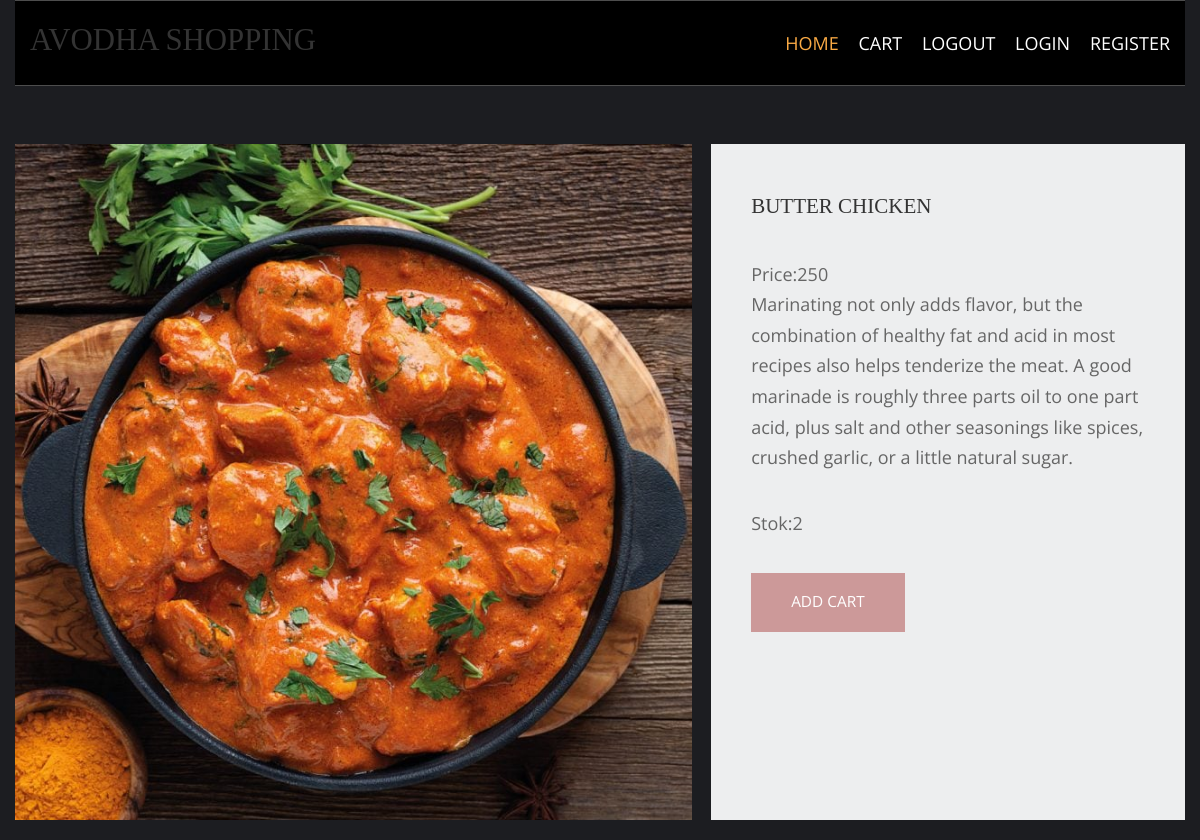
Screenshot of /chiken-recipes/butter-chicken with the database file from the repository.
### shop/models.py (models this page shows, shortened)
class products(models.Model):
    name=models.CharField(max_length=150,unique=True)
    slug=models.SlugField(max_length=150,unique=True)
    img=models.ImageField(upload_to='product')
    desc=models.TextField()
    stock=models.IntegerField()
    available=models.BooleanField()
    price=models.IntegerField()
    category=models.ForeignKey(categ,on_delete=models.CASCADE)

### shop/views.py (the view)
# urls.py: path('<slug:c_slug>/<slug:product_slug>',views.prodDetails,name='details'),
def prodDetails(request,c_slug,product_slug):
    try:
        prod=products.objects.get(category__slug=c_slug,slug=product_slug)
    except Exception as e:
        raise e
    return render(request,'item.html',{'pr':prod})

### templates/item.html (shortened to what this page needs)
{% extends 'base.html' %}
{% load static %}
{% block content %}
<html lang="en">
<head>
    <link href="{% static 'pr/fontawesome/css/all.min.css'%}" rel="stylesheet" />
    <link href="{% static 'pr/css/templatemo-comparto.css'%}" rel="stylesheet" />
</head>
<body>
   <br><br>
        <section class="tm-mb-1" id="about">
            <div class="tm-row tm-about-row">
                <div class="tm-section-1-l">
                    <img src="{{pr.img.url}}" alt="About image" class="tm-img-responsive">
                </div>
                <article class="tm-section-1-r tm-bg-color-8">
                    <h2 class="tm-mb-2 tm-title-color">{{pr.name}}</h2>
                    <p> Price:{{pr.price}}<br>{{pr.desc}}</p>
                    <p>Stok:{{pr.stock}}</p>
                    {% if pr.stock <= 0 %}
                    <h1 style="color:red">Sorry.No Stock Left</h1>
                    {% else %}
                    <a href="{% url 'addcart' pr.id %}" class="tm-btn tm-btn-1 tm-link-to-services">ADD CART</a>
                    {% endif %}
                </article>
            </div>
        </section>
    </body>
    </html>
{% endblock %}

### static/hm/layout/styles/layout.css (style rules this page uses)
*, *::before, *::after { transition:all .3s ease-in-out; }
body { color:#A5A6AA; background-color:#1C1D21; }
a { color:#FBAB45; }

### static/pr/css/templatemo-comparto.css (style rules this page uses)
*, *::before, *::after { box-sizing: border-box; outline: none; }
ul, h1, h2, h3, h4, p, figure { padding: 0; margin: 0; }
body { font-family: 'Open Sans', Arial, sans-serif; font-size: 18px; overflow-x: hidden; padding-left: 15px; padding-right: 15px; margin: 0; }
h2 { font-size: 1.5rem; }
a { transition: all 0.3s ease; text-decoration: none; }
p { color: #666; line-height: 1.7; margin-bottom: 35px; }
h1, h2, h3, h4, h5, h6 { color: #333; }
.tm-mb-1 { margin-bottom: 20px; }
.tm-mb-2 { margin-bottom: 40px; }
.tm-bg-color-8 { background-color: #EDEEEF; }
.tm-img-responsive { max-width: 100%; height: auto; }
.tm-section-1-l { width: 57.85%; margin-right: 1.65%; }
.tm-section-1-r { padding: 50px 40px; width: 40.5%; }
.tm-row { display: flex; }
.tm-btn { display: inline-block; padding: 15px 40px; font-size: 1.1rem; border: none; background-color: #CC9999; color: white; }
a { color: #666; }

### static/hm/layout/styles/framework.css (style rules this page uses)
html { overflow-y:scroll; overflow-x:hidden; }
html, body { margin:0; padding:0; font-size:14px; line-height:1.6em; }
*, *::before, *::after { box-sizing:border-box; }
a { outline:none; text-decoration:none; }
img { width:auto; max-width:100%; height:auto; margin:0; padding:0; border:none; line-height:normal; vertical-align:middle; }
body, input, textarea, select { font-family:Verdana, Geneva, sans-serif; }
h1, h2, h3, h4, h5, h6, .heading { font-family:Georgia, "Times New Roman", Times, serif; }
::placeholder { opacity:1; }
h1, h2, h3, h4, h5, h6, .heading { margin:0 0 20px 0; font-size:1.4rem; line-height:normal; font-weight:normal; text-transform:uppercase; }
address, article, aside, figcaption, figure, footer, header, main, nav, section { display:block; margin:0; padding:0; }

### rows the page displays
products: img (picture), name "BUTTER CHICKEN", price "250", desc "Marinating not only adds flavor, but the combination of healthy fat and acid in most recipes also helps tenderize the meat. A good marinade is roughly three parts oil to one part acid, plus salt and other seasonings like spices, crushed garlic, or a little natural sugar.", stock "2"
